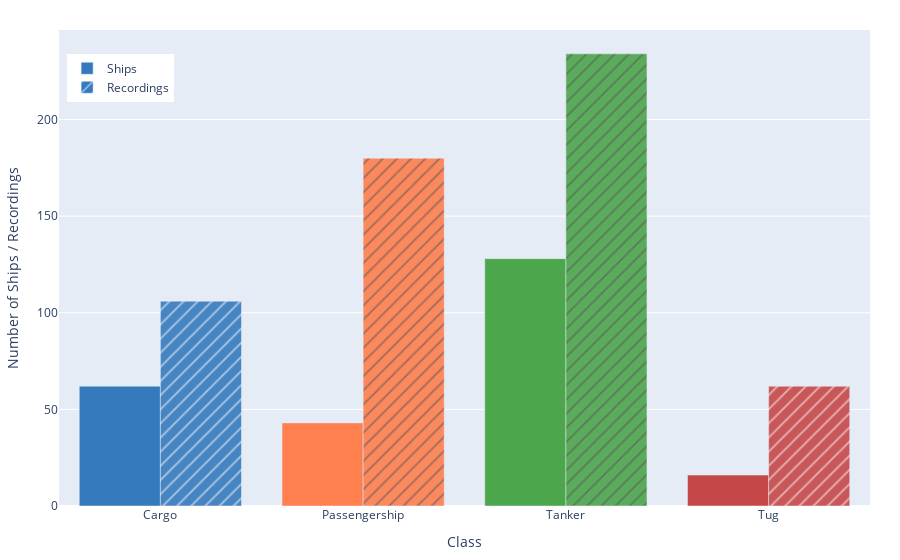

The cell this chart's notebook holds for it:
### Code cell
## Create figure
fig = go.Figure()

# Adding bars for ships (solid colors)
fig.add_trace(go.Bar(
    x=subset["class"],
    y=subset["ships"],
    name="Ships",
    marker=dict(
        color=[custom_colors[cls] for cls in subset["class"]],
    )
))

# Adding bars for recordings (lighter colors with hatch pattern)
fig.add_trace(go.Bar(
    x=subset["class"],
    y=subset["recordings"],
    name="Recordings",
    marker=dict(
        color=[custom_colors[cls] for cls in subset["class"]],
        opacity=0.9,
        pattern_shape="/",
    )
))

fig.update_layout(
    xaxis_title="Class",
    yaxis=dict(title="Number of Ships / Recordings"),
    barmode="group",
    legend=dict(
        yanchor="top",
        y=0.95,
        xanchor="left",
        x=0.01
    ),
    margin=dict(
        l=50,
        r=30,
        t=30,
        b=30
    )
)

fig.write_image("deepship_class_analysis.pdf")

fig.show()

### Figure 1 — Plotly figure (JSON) as saved in the notebook; plotly's stock layout.template omitted (floating-point values rounded to 4 significant figures)
{"data": [{"marker": {"color": ["#357ABD", "#FF7F4E", "#4CA64C", "#C64747"]}, "name": "Ships", "type": "bar", "x": ["Cargo", "Passengership", "Tanker", "Tug"], "y": [62, 43, 128, 16]}, {"marker": {"color": ["#357ABD", "#FF7F4E", "#4CA64C", "#C64747"], "opacity": 0.9, "pattern": {"shape": "/"}}, "name": "Recordings", "type": "bar", "x": ["Cargo", "Passengership", "Tanker", "Tug"], "y": [106, 180, 234, 62]}], "layout": {"barmode": "group", "legend": {"x": 0.01, "xanchor": "left", "y": 0.95, "yanchor": "top"}, "margin": {"b": 30, "l": 50, "r": 30, "t": 30}, "xaxis": {"title": {"text": "Class"}}, "yaxis": {"title": {"text": "Number of Ships / Recordings"}}}}
